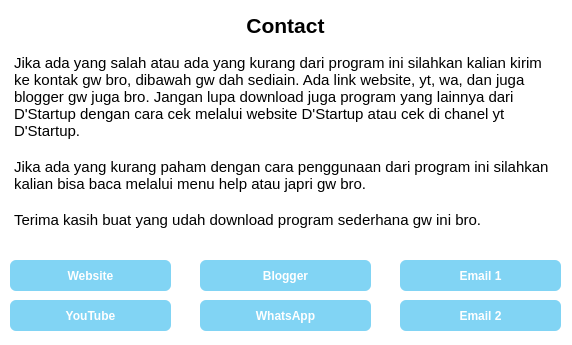
<?xml version="1.0" encoding="UTF-8"?>
<ui version="4.0">
 <class>MainWindow</class>
 <widget class="QMainWindow" name="MainWindow">
  <property name="geometry">
   <rect>
    <x>0</x>
    <y>0</y>
    <width>572</width>
    <height>345</height>
   </rect>
  </property>
  <property name="windowTitle">
   <string>MainWindow</string>
  </property>
  <property name="styleSheet">
   <string notr="true">QWidget {
	background-color: #ffffff;
}</string>
  </property>
  <widget class="QWidget" name="centralwidget">
   <widget class="QLabel" name="label_3">
    <property name="geometry">
     <rect>
      <x>10</x>
      <y>10</y>
      <width>551</width>
      <height>31</height>
     </rect>
    </property>
    <property name="font">
     <font>
      <family>Arial</family>
      <pointsize>16</pointsize>
      <weight>75</weight>
      <bold>true</bold>
     </font>
    </property>
    <property name="text">
     <string>Contact</string>
    </property>
    <property name="alignment">
     <set>Qt::AlignCenter</set>
    </property>
   </widget>
   <widget class="QPushButton" name="btn_website">
    <property name="geometry">
     <rect>
      <x>10</x>
      <y>260</y>
      <width>161</width>
      <height>31</height>
     </rect>
    </property>
    <property name="font">
     <font>
      <family>Arial</family>
      <pointsize>9</pointsize>
      <weight>75</weight>
      <bold>true</bold>
     </font>
    </property>
    <property name="styleSheet">
     <string notr="true">#btn_website {
	background-color: #81d4f4;
	color: #ffffff;
	transition: 2s;
	border-radius: 6px;
}

#btn_website:hover {
	background-color: salmon;
}</string>
    </property>
    <property name="text">
     <string>Website</string>
    </property>
   </widget>
   <widget class="QTextBrowser" name="textBrowser">
    <property name="geometry">
     <rect>
      <x>10</x>
      <y>50</y>
      <width>551</width>
      <height>192</height>
     </rect>
    </property>
    <property name="styleSheet">
     <string notr="true">#textBrowser {
	border: 0;
}</string>
    </property>
    <property name="html">
     <string>&lt;!DOCTYPE HTML PUBLIC &quot;-//W3C//DTD HTML 4.0//EN&quot; &quot;http://www.w3.org/TR/REC-html40/strict.dtd&quot;&gt;
&lt;html&gt;&lt;head&gt;&lt;meta name=&quot;qrichtext&quot; content=&quot;1&quot; /&gt;&lt;style type=&quot;text/css&quot;&gt;
p, li { white-space: pre-wrap; }
&lt;/style&gt;&lt;/head&gt;&lt;body style=&quot; font-family:'MS Shell Dlg 2'; font-size:8.25pt; font-weight:400; font-style:normal;&quot;&gt;
&lt;p style=&quot; margin-top:0px; margin-bottom:0px; margin-left:0px; margin-right:0px; -qt-block-indent:0; text-indent:0px;&quot;&gt;&lt;span style=&quot; font-size:11pt;&quot;&gt;Jika ada yang salah atau ada yang kurang dari program ini silahkan kalian kirim ke kontak gw bro, dibawah gw dah sediain. Ada link website, yt, wa, dan juga blogger gw juga bro. Jangan lupa download juga program yang lainnya dari D'Startup dengan cara cek melalui website D'Startup atau cek di chanel yt D'Startup.&lt;/span&gt;&lt;/p&gt;
&lt;p style=&quot;-qt-paragraph-type:empty; margin-top:0px; margin-bottom:0px; margin-left:0px; margin-right:0px; -qt-block-indent:0; text-indent:0px; font-size:11pt;&quot;&gt;&lt;br /&gt;&lt;/p&gt;
&lt;p style=&quot; margin-top:0px; margin-bottom:0px; margin-left:0px; margin-right:0px; -qt-block-indent:0; text-indent:0px;&quot;&gt;&lt;span style=&quot; font-size:11pt;&quot;&gt;Jika ada yang kurang paham dengan cara penggunaan dari program ini silahkan kalian bisa baca melalui menu help atau japri gw bro.&lt;/span&gt;&lt;/p&gt;
&lt;p style=&quot;-qt-paragraph-type:empty; margin-top:0px; margin-bottom:0px; margin-left:0px; margin-right:0px; -qt-block-indent:0; text-indent:0px; font-size:11pt;&quot;&gt;&lt;br /&gt;&lt;/p&gt;
&lt;p style=&quot; margin-top:0px; margin-bottom:0px; margin-left:0px; margin-right:0px; -qt-block-indent:0; text-indent:0px;&quot;&gt;&lt;span style=&quot; font-size:11pt;&quot;&gt;Terima kasih buat yang udah download program sederhana gw ini bro.&lt;/span&gt;&lt;/p&gt;&lt;/body&gt;&lt;/html&gt;</string>
    </property>
   </widget>
   <widget class="QPushButton" name="btn_yt">
    <property name="geometry">
     <rect>
      <x>10</x>
      <y>300</y>
      <width>161</width>
      <height>31</height>
     </rect>
    </property>
    <property name="font">
     <font>
      <family>Arial</family>
      <pointsize>9</pointsize>
      <weight>75</weight>
      <bold>true</bold>
     </font>
    </property>
    <property name="styleSheet">
     <string notr="true">#btn_yt {
	background-color: #81d4f4;
	color: #ffffff;
	transition: 2s;
	border-radius: 6px;
}

#btn_yt:hover {
	background-color: salmon;
}</string>
    </property>
    <property name="text">
     <string>YouTube</string>
    </property>
   </widget>
   <widget class="QPushButton" name="btn_blogger">
    <property name="geometry">
     <rect>
      <x>200</x>
      <y>260</y>
      <width>171</width>
      <height>31</height>
     </rect>
    </property>
    <property name="font">
     <font>
      <family>Arial</family>
      <pointsize>9</pointsize>
      <weight>75</weight>
      <bold>true</bold>
     </font>
    </property>
    <property name="styleSheet">
     <string notr="true">#btn_blogger {
	background-color: #81d4f4;
	color: #ffffff;
	transition: 2s;
	border-radius: 6px;
}

#btn_blogger:hover {
	background-color: salmon;
}</string>
    </property>
    <property name="text">
     <string>Blogger</string>
    </property>
   </widget>
   <widget class="QPushButton" name="btn_wa">
    <property name="geometry">
     <rect>
      <x>200</x>
      <y>300</y>
      <width>171</width>
      <height>31</height>
     </rect>
    </property>
    <property name="font">
     <font>
      <family>Arial</family>
      <pointsize>9</pointsize>
      <weight>75</weight>
      <bold>true</bold>
     </font>
    </property>
    <property name="styleSheet">
     <string notr="true">#btn_wa {
	background-color: #81d4f4;
	color: #ffffff;
	transition: 2s;
	border-radius: 6px;
}

#btn_wa:hover {
	background-color: salmon;
}</string>
    </property>
    <property name="text">
     <string>WhatsApp</string>
    </property>
   </widget>
   <widget class="QPushButton" name="btn_email1">
    <property name="geometry">
     <rect>
      <x>400</x>
      <y>260</y>
      <width>161</width>
      <height>31</height>
     </rect>
    </property>
    <property name="font">
     <font>
      <family>Arial</family>
      <pointsize>9</pointsize>
      <weight>75</weight>
      <bold>true</bold>
     </font>
    </property>
    <property name="styleSheet">
     <string notr="true">#btn_email1 {
	background-color: #81d4f4;
	color: #ffffff;
	transition: 2s;
	border-radius: 6px;
}

#btn_email1:hover {
	background-color: salmon;
}</string>
    </property>
    <property name="text">
     <string>Email 1</string>
    </property>
   </widget>
   <widget class="QPushButton" name="btn_email2">
    <property name="geometry">
     <rect>
      <x>400</x>
      <y>300</y>
      <width>161</width>
      <height>31</height>
     </rect>
    </property>
    <property name="font">
     <font>
      <family>Arial</family>
      <pointsize>9</pointsize>
      <weight>75</weight>
      <bold>true</bold>
     </font>
    </property>
    <property name="styleSheet">
     <string notr="true">#btn_email2 {
	background-color: #81d4f4;
	color: #ffffff;
	transition: 2s;
	border-radius: 6px;
}

#btn_email2:hover {
	background-color: salmon;
}</string>
    </property>
    <property name="text">
     <string>Email 2</string>
    </property>
   </widget>
  </widget>
 </widget>
 <resources/>
 <connections/>
</ui>
